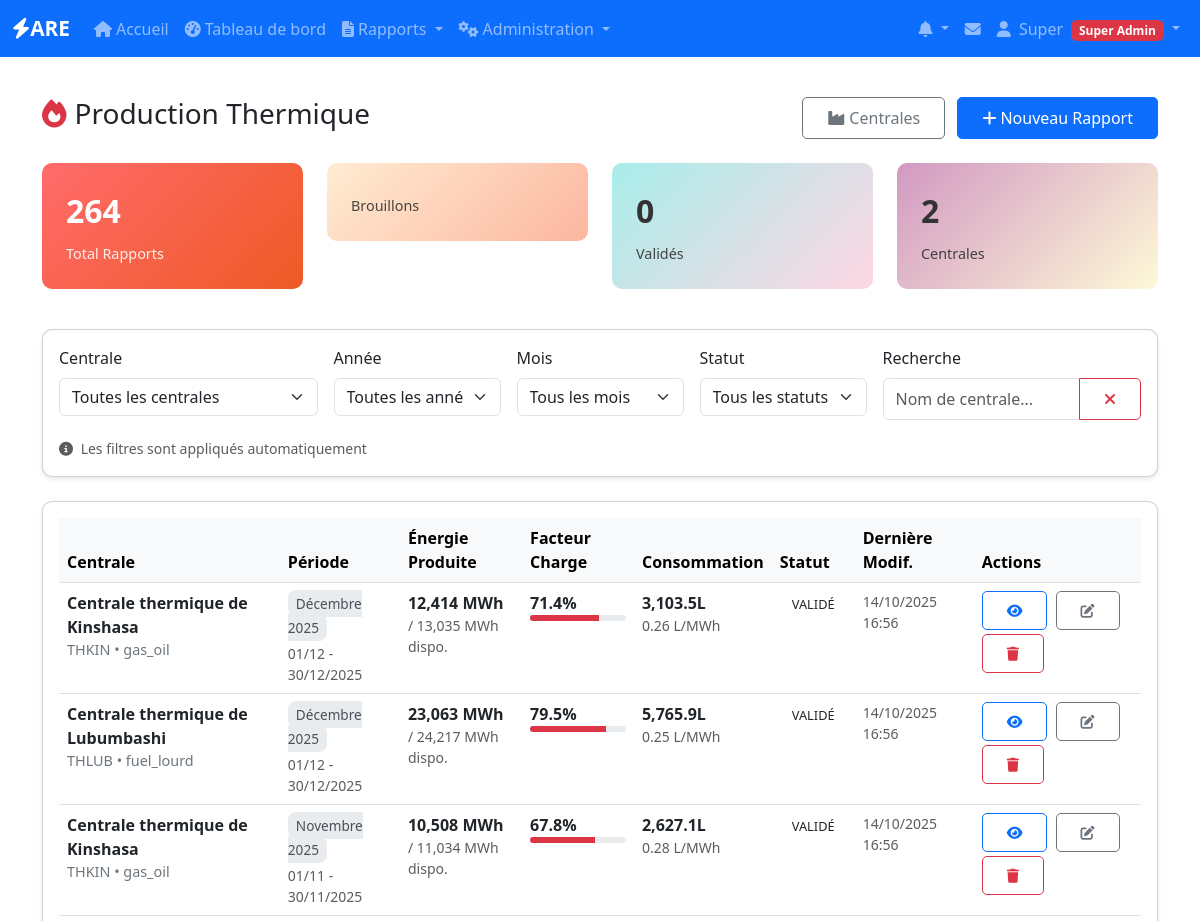
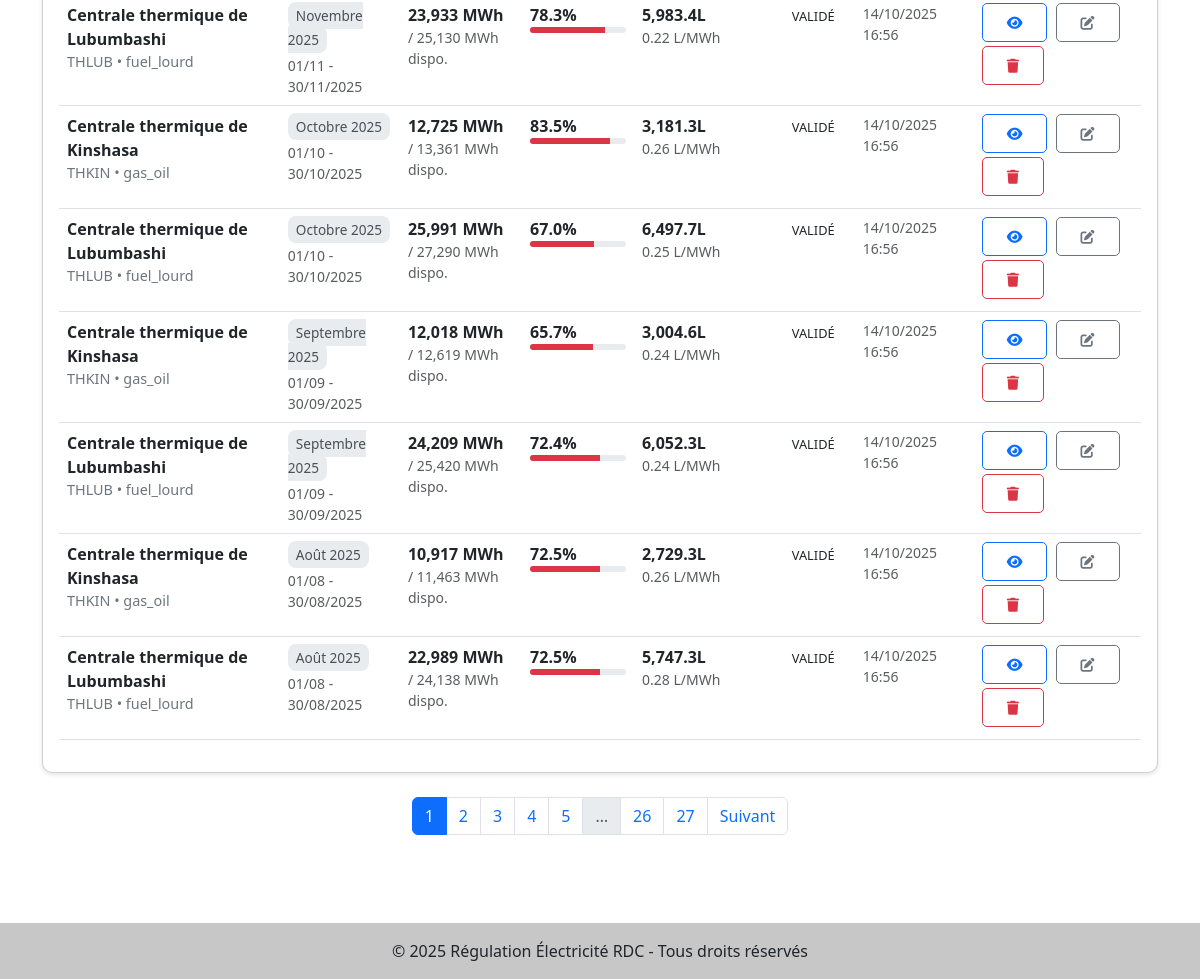
The page /production-thermique/ (signed in) on the database as committed earlier (2 pictures, top to bottom).
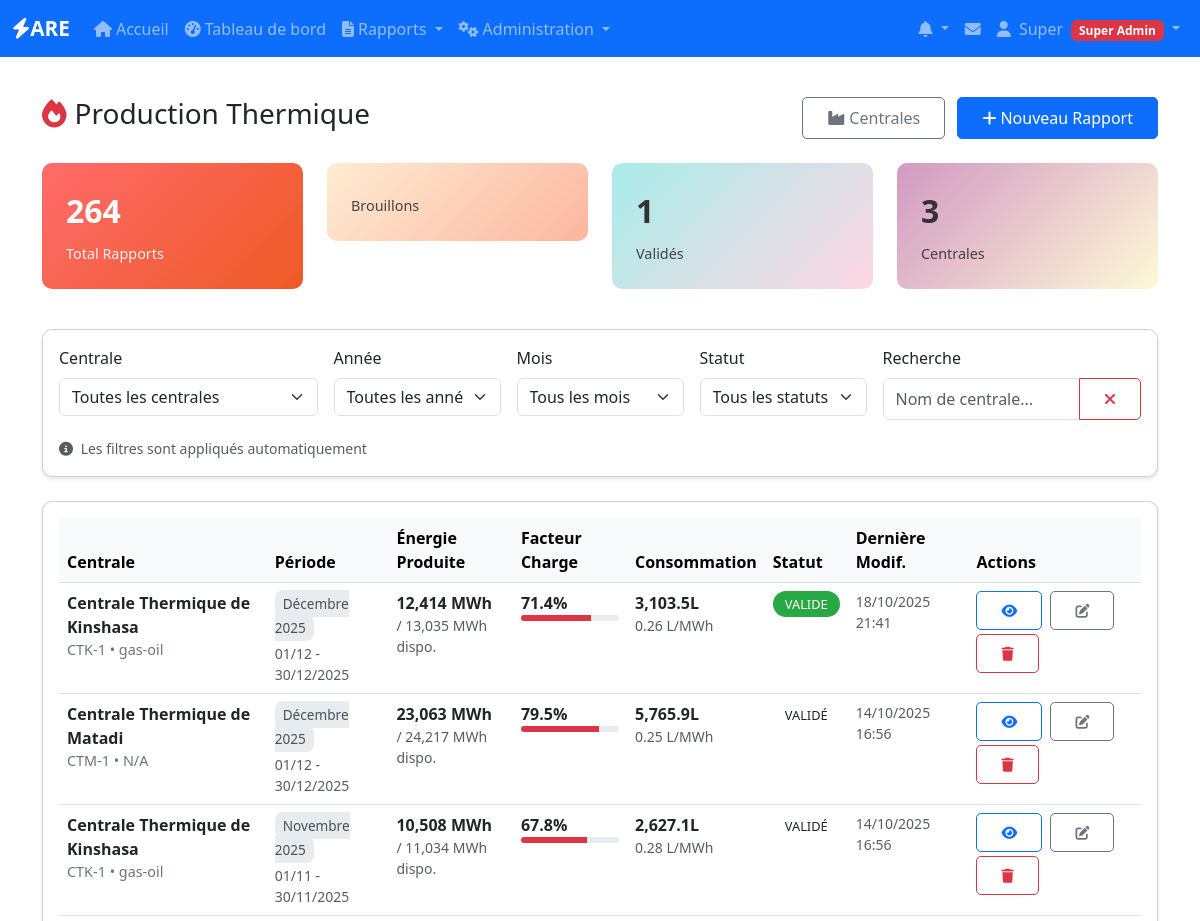
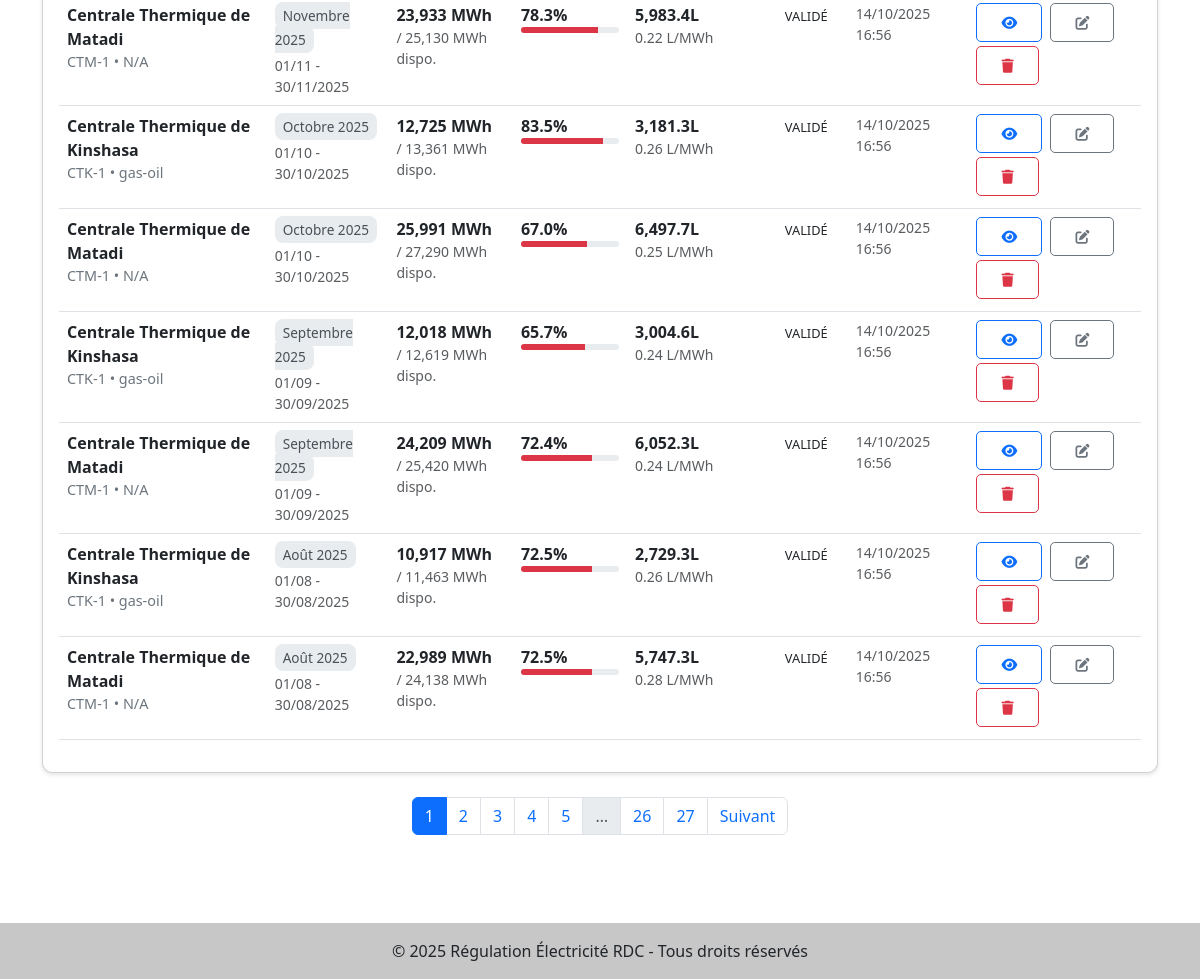
The same page on the database as committed later (2 pictures, top to bottom).
### app/models/production_thermique.py (models this page shows, shortened)
class RapportThermique(BaseModel):
    __tablename__ = 'rapports_thermique'
    centrale_id = Column(Integer, ForeignKey('centrales_thermique.id'), nullable=False)
    annee = Column(Integer, nullable=False)
    mois = Column(Integer, nullable=False)
    periode_debut = Column(DateTime, nullable=False)
    periode_fin = Column(DateTime, nullable=False)
    energie_produite = Column(Float)  # MWh
    energie_disponible = Column(Float)  # MWh
    facteur_charge = Column(Float)  # %
    temps_fonctionnement = Column(Float)  # heures
    nombre_demarrages = Column(Integer, default=0)
    nombre_arrets = Column(Integer, default=0)
    duree_arrets = Column(Float, default=0.0)  # heures
    consommation_combustible = Column(Float)  # litres ou tonnes
    type_combustible_utilise = Column(String(50))
    cout_combustible = Column(Float)  # USD
    prix_unitaire_combustible = Column(Float)  # USD/litre ou USD/tonne
    consommation_specifique_reelle = Column(Float)  # g/kWh
    rendement_global = Column(Float)  # %
    rendement_thermique = Column(Float)  # %
    rendement_electrique = Column(Float)  # %
    temperature_fumees = Column(Float)  # °C
    pression_admission = Column(Float)  # bar
    charge_moyenne = Column(Float)  # %
    charge_maximale = Column(Float)  # %
    charge_minimale = Column(Float)  # %
    temperature_ambiante_moyenne = Column(Float)  # °C
    humidite_relative_moyenne = Column(Float)  # %
    maintenances_preventives = Column(Integer, default=0)
    maintenances_correctives = Column(Integer, default=0)
    incidents_majeurs = Column(Integer, default=0)
    description_incidents = Column(Text)
    duree_maintenance = Column(Float, default=0.0)  # heures
    consommation_huile_moteur = Column(Float)  # litres
    consommation_liquide_refroidissement = Column(Float)  # litres
    remplacement_filtres = Column(Integer, default=0)
    autres_consommables = Column(Text)
    emissions_co2 = Column(Float)  # tonnes
    emissions_nox = Column(Float)  # kg
    emissions_co = Column(Float)  # kg
    gestion_dechets = Column(Text)
    impact_environnemental = Column(Text)
    cout_exploitation = Column(Float)  # USD
    cout_maintenance = Column(Float)  # USD
    recettes_vente = Column(Float)  # USD
    rentabilite = Column(Float)  # %
    statut = Column(String(50), default='brouillon')  # brouillon, validé, transmis
    date_validation = Column(DateTime)
    date_transmission = Column(DateTime)
    validé_par = Column(String(100))
    observations = Column(Text)
    centrale = relationship("CentraleThermique", back_populates="rapports")
    groupes_production = relationship("GroupeProductionThermique", back_populates="rapport", cascade="all, delete-orphan")
    def get_periode_str(self):
        mois_noms = [
            '', 'Janvier', 'Février', 'Mars', 'Avril', 'Mai', 'Juin',
            'Juillet', 'Août', 'Septembre', 'Octobre', 'Novembre', 'Décembre'
        ]
        return f"{mois_noms[self.mois]} {self.annee}"

class CentraleThermique(BaseModel):
    __tablename__ = 'centrales_thermique'
    operateur_id = Column(Integer, ForeignKey('operateurs.id'), nullable=False)
    nom = Column(String(200), nullable=False, index=True)
    code = Column(String(50), unique=True, nullable=False)
    localisation = Column(String(200))
    province = Column(String(100))
    puissance_installee = Column(Float)  # MW
    puissance_disponible = Column(Float)  # MW
    type_centrale = Column(String(50))  # diesel, gaz, charbon, fuel lourd, biomasse
    type_combustible = Column(String(50))  # Principal type de combustible
    consommation_specifique = Column(Float)  # g/kWh - Consommation spécifique
    latitude = Column(Float)
    longitude = Column(Float)
    nombre_groupes = Column(Integer, default=0)
    type_moteur = Column(String(50))  # diesel, turbine gaz, turbine vapeur
    refroidissement = Column(String(50))  # air, eau, mixte
    niveau_tension = Column(Float)  # kV
    tension_evacuation = Column(String(50))  # kV
    systeme_demarrage = Column(String(50))  # manuel, automatique
    systeme_refroidissement = Column(String(100))
    capacite_stockage_combustible = Column(Float)  # litres ou tonnes
    autonomie_combustible = Column(Float)  # heures
    systeme_traitement_fumees = Column(Boolean, default=False)
    niveau_emission_nox = Column(Float)  # mg/Nm³
    niveau_emission_co = Column(Float)  # mg/Nm³
    certification_environnementale = Column(String(100))
    statut = Column(String(50), default='operationnelle')  # operationnelle, maintenance, arret
    mode_fonctionnement = Column(String(50))  # base, pointe, secours
    description = Column(Text)
    date_mise_service = Column(DateTime)
    date_derniere_revision = Column(DateTime)
    prochaine_maintenance = Column(DateTime)
    constructeur = Column(String(100))
    fournisseur_combustible = Column(String(100))
    annee_construction = Column(Integer)
    duree_vie_estimee = Column(Integer)  # années
    observations = Column(Text)
    operateur = relationship("Operateur", back_populates="centrales_thermique")
    rapports = relationship("RapportThermique", back_populates="centrale", cascade="all, delete-orphan")

### app/production_thermique/routes_main.py (the view, shortened to what this page needs)
@production_thermique.route('/')
@login_required
def index():
    page = request.args.get('page', 1, type=int)
    per_page = 10
    if not (current_user.is_admin() or current_user.operateur):
        flash('Aucune centrale thermique accessible.', 'warning')
        return render_template('production_thermique/no_access.html')
    centrales_accessibles = get_accessible_centrales_thermique()
    centrale_ids = [c.id for c in centrales_accessibles] if centrales_accessibles else []
    if centrales_accessibles:
        query = RapportThermique.query.filter(RapportThermique.centrale_id.in_(centrale_ids))
    else:
        query = RapportThermique.query.filter(False)  # Requête qui retourne rien
    filtre_form = FiltreRapportThermiqueForm()
    filtre_form.centrale_id.choices = [(None, 'Toutes les centrales')] + [
        (c.id, c.nom) for c in centrales_accessibles
    ]
    annees = db.session.query(extract('year', RapportThermique.periode_debut).label('annee'))\
        .filter(RapportThermique.centrale_id.in_(centrale_ids))\
        .distinct().order_by('annee').all()
    filtre_form.annee.choices = [(None, 'Toutes les années')] + [(int(a.annee), str(a.annee)) for a in annees]
    rapports = query.order_by(RapportThermique.periode_debut.desc()).paginate(
        page=page, per_page=per_page, error_out=False
    )
    stats = {
        'total_rapports': query.count(),
        'rapports_valides': query.filter(RapportThermique.statut == 'valide').count(),
        'energie_totale': db.session.query(func.sum(RapportThermique.energie_produite))\
            .filter(RapportThermique.centrale_id.in_(centrale_ids)).scalar() or 0,
        'nombre_centrales': len(centrales_accessibles)
    }
    return render_template('production_thermique/index.html',
                         rapports=rapports,
                         filtre_form=filtre_form,
                         stats=stats,
                         centrales=centrales_accessibles,
                         title='Production Thermique')

### app/production_thermique/forms.py
class FiltreRapportThermiqueForm(FlaskForm):
    centrale_id = SelectField('Centrale', coerce=coerce_int_or_none, validators=[Optional()])
    annee = SelectField('Année', coerce=coerce_int_or_none, validators=[Optional()])
    mois = SelectField('Mois',
                      choices=[('', 'Tous les mois')] + [
                          (i, f'{i:02d}') for i in range(1, 13)
                      ],
                      coerce=str,
                      validators=[Optional()])
    statut = SelectField('Statut',
                        choices=[
                            ('', 'Tous les statuts'),
                            ('brouillon', 'Brouillon'),
                            ('valide', 'Validé'),
                            ('transmis', 'Transmis')
                        ],
                        validators=[Optional()])
    submit = SubmitField('Filtrer')

### app/models/utilisateurs.py (called while the page is built)
    def is_super_admin(self):
        return self.role == 'super_admin'

    def is_admin(self):
        return self.role in ['super_admin', 'admin_operateur']

### app/production_thermique/forms.py (called while the page is built)
def coerce_int_or_none(value):
    if value == '' or value is None or value == 'None':
        return None
    return int(value)

### app/templates/production_thermique/index.html (shortened to what the changed rows need)
{% extends "base.html" %}
{% block content %}
<div class="d-flex justify-content-between align-items-center mb-4">
    <h1 class="h3">
        <i class="fas fa-fire me-2 text-danger"></i>{{ title }}
    </h1>
</div>
    <div class="row mb-4">
        <div class="col-md-3">
            <div class="stat-card" style="background: linear-gradient(135deg, #a8edea 0%, #fed6e3 100%); color: #333;">
                <div class="stat-value">{{ stats.rapports_valides }}</div>
                <div class="stat-label">Validés</div>
            </div>
        </div>
        <div class="col-md-3">
            <div class="stat-card" style="background: linear-gradient(135deg, #d299c2 0%, #fef9d7 100%); color: #333;">
                <div class="stat-value">{{ stats.nombre_centrales }}</div>
                <div class="stat-label">Centrales</div>
            </div>
        </div>
    </div>
    {% if rapports.items %}
<div class="card">
    <div class="card-body">
        <div class="table-responsive">
            <table class="table table-hover">
                <thead class="table-light">
                    <tr>
                        <th>Centrale</th>
                        <th>Période</th>
                        <th>Énergie Produite</th>
                        <th>Facteur Charge</th>
                        <th>Consommation</th>
                        <th>Statut</th>
                        <th>Dernière Modif.</th>
                        <th>Actions</th>
                    </tr>
                </thead>
                <tbody>
                    {% for rapport in rapports.items %}
                    <tr>
                        <td>
                            <div class="fw-bold">{{ rapport.centrale.nom }}</div>
                            <div class="centrale-info">
                                {{ rapport.centrale.code }} • {{ rapport.centrale.type_combustible or 'N/A' }}
                            </div>
                        </td>
                        <td>
                            <span class="periode-badge">{{ rapport.get_periode_str() }}</span>
                            <div class="small text-muted mt-1">
                                {{ rapport.periode_debut.strftime('%d/%m') }} - {{ rapport.periode_fin.strftime('%d/%m/%Y') }}
                            </div>
                        </td>
                        <td>
                            <div class="fw-bold">
                                {% if rapport.energie_produite %}
                                    {{ "{:,.0f}".format(rapport.energie_produite) }} MWh
                                {% else %}
                                    <span class="text-muted">N/A</span>
                                {% endif %}
                            </div>
                            {% if rapport.energie_disponible %}
                            <div class="small text-muted">
                                / {{ "{:,.0f}".format(rapport.energie_disponible) }} MWh dispo.
                            </div>
                            {% endif %}
                        </td>
                        <td>
                            {% if rapport.facteur_charge %}
                                <div class="fw-bold">{{ "{:.1f}".format(rapport.facteur_charge) }}%</div>
                                <div class="progress" style="height: 6px;">
                                    <div class="progress-bar bg-danger" role="progressbar"
                                         style="width: {{ rapport.facteur_charge }}%"
                                         aria-valuenow="{{ rapport.facteur_charge }}"
                                         aria-valuemin="0" aria-valuemax="100"></div>
                                </div>
                            {% else %}
                                <span class="text-muted">N/A</span>
                            {% endif %}
                        </td>
                        <td>
                            {% if rapport.consommation_combustible %}
                                <div class="fw-bold">{{ "{:,.1f}".format(rapport.consommation_combustible) }}L</div>
                                {% if rapport.consommation_specifique_reelle %}
                                <div class="small text-muted">
                                    {{ "{:.2f}".format(rapport.consommation_specifique_reelle) }} L/MWh
                                </div>
                                {% endif %}
                            {% else %}
                                <span class="text-muted">N/A</span>
                            {% endif %}
                        </td>
                        <td>
                            <span class="status-badge status-{{ rapport.statut }}">
                                {{ rapport.statut }}
                            </span>
                        </td>
                        <td class="small text-muted">
                            {{ rapport.date_modification.strftime('%d/%m/%Y %H:%M') if rapport.date_modification else rapport.date_creation.strftime('%d/%m/%Y %H:%M') }}
                        </td>
                        <td>
                            <div class="action-buttons">
                                <a href="{{ url_for('production_thermique.detail_rapport', id=rapport.id) }}"
                                   class="btn btn-sm btn-outline-primary" title="Détails">
                                    <i class="fas fa-eye"></i>
                                </a>
                                {% if rapport.statut != 'transmis' or current_user.is_super_admin() %}
                                <a href="{{ url_for('production_thermique.modifier_rapport', id=rapport.id) }}"
                                   class="btn btn-sm btn-outline-secondary" title="Modifier">
                                    <i class="fas fa-edit"></i>
                                </a>
                                {% endif %}
                                {% if current_user.is_super_admin() %}
                                <button class="btn btn-sm btn-outline-danger"
                                        onclick="confirmerSuppression({{ rapport.id }}, '{{ rapport.centrale.nom }}', '{{ rapport.get_periode_str() }}')"
                                        title="Supprimer">
                                    <i class="fas fa-trash"></i>
                                </button>
                                {% endif %}
                            </div>
                        </td>
                    </tr>
                    {% endfor %}
                </tbody>
            </table>
        </div>
    </div>
</div>
{% endif %}
{% endblock %}

Rows that differ between the two databases and show on the page:
changed RapportThermique: centrale.nom "Centrale thermique de Kinshasa" → "Centrale Thermique de Kinshasa"; centrale.code "THKIN" → "CTK-1"; centrale "gas_oil" → "gas-oil"; statut "VALIDÉ" → "VALIDE"; date_modification "14/10/2025 16:56" → "18/10/2025 21:41"
changed through a linked row, RapportThermique (number 2 of 10 on the later page): centrale.nom "Centrale thermique de Lubumbashi" → "Centrale Thermique de Matadi"; centrale.code "THLUB" → "CTM-1"; centrale "fuel_lourd" → "N/A"
changed through a linked row, RapportThermique (number 3 of 10 on the later page): centrale.nom "Centrale thermique de Kinshasa" → "Centrale Thermique de Kinshasa"; centrale.code "THKIN" → "CTK-1"; centrale "gas_oil" → "gas-oil"
changed through a linked row, RapportThermique (number 4 of 10 on the later page): centrale.nom "Centrale thermique de Lubumbashi" → "Centrale Thermique de Matadi"; centrale.code "THLUB" → "CTM-1"; centrale "fuel_lourd" → "N/A"
changed through a linked row, RapportThermique (number 5 of 10 on the later page): centrale.nom "Centrale thermique de Kinshasa" → "Centrale Thermique de Kinshasa"; centrale.code "THKIN" → "CTK-1"; centrale "gas_oil" → "gas-oil"
changed through a linked row, RapportThermique (number 6 of 10 on the later page): centrale.nom "Centrale thermique de Lubumbashi" → "Centrale Thermique de Matadi"; centrale.code "THLUB" → "CTM-1"; centrale "fuel_lourd" → "N/A"
changed through a linked row, RapportThermique (number 7 of 10 on the later page): centrale.nom "Centrale thermique de Kinshasa" → "Centrale Thermique de Kinshasa"; centrale.code "THKIN" → "CTK-1"; centrale "gas_oil" → "gas-oil"
changed through a linked row, RapportThermique (number 8 of 10 on the later page): centrale.nom "Centrale thermique de Lubumbashi" → "Centrale Thermique de Matadi"; centrale.code "THLUB" → "CTM-1"; centrale "fuel_lourd" → "N/A"
changed through a linked row, RapportThermique (number 9 of 10 on the later page): centrale.nom "Centrale thermique de Kinshasa" → "Centrale Thermique de Kinshasa"; centrale.code "THKIN" → "CTK-1"; centrale "gas_oil" → "gas-oil"
changed through a linked row, RapportThermique (number 10 of 10 on the later page): centrale.nom "Centrale thermique de Lubumbashi" → "Centrale Thermique de Matadi"; centrale.code "THLUB" → "CTM-1"; centrale "fuel_lourd" → "N/A"
Other text that changed with them:
{{ stats.rapports_valides }}: "0" → "1"
{{ stats.nombre_centrales }}: "2" → "3"
